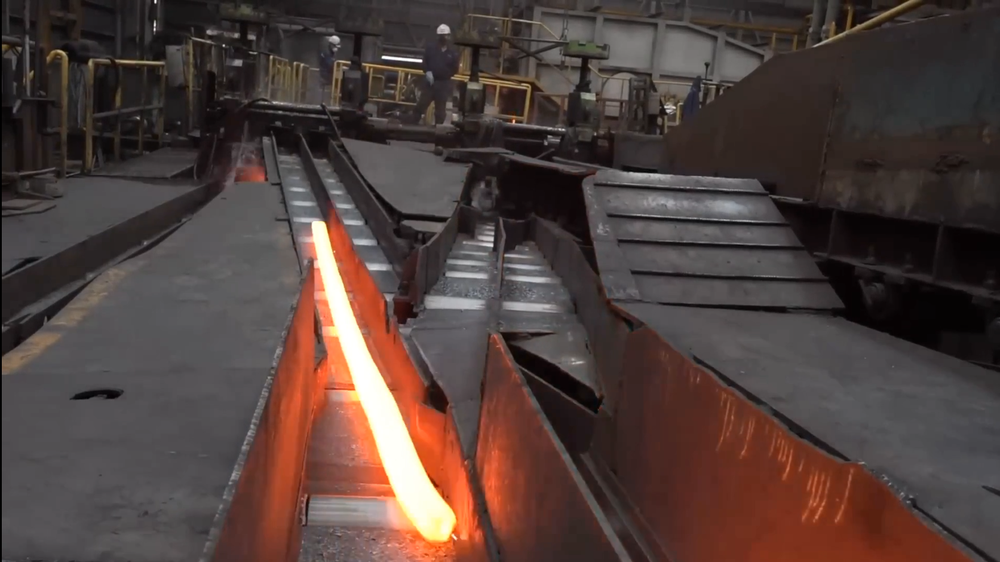
#> input picture range_detector/original_frame.png, 1000 x 562 px, shrunk from 1674 x 940 before the run
$ python range_detector.py
#> lines starting #> are read from the running program, lines starting #| are printed output that depends on the picture; after the words box and inside, x2 and y2 are one past the last pixel; in counts of white or black regions, pixels touching at a corner belong together
import cv2
import numpy as np

"""
This code provides a graphical user interface (GUI) to interactively select a range of colors in the HSV
(Hue, Saturation, Value) color space from an input image. The purpose is to help users fine-tune the range
of colors they want to detect or segment from an image.

Usage:
    - Define the path of the image to use in IMAGE_PATH
    - Run the script
"""

IMAGE_PATH = 'original_frame.png'

def nothing(x):
    pass

# Create a window
cv2.namedWindow('image')

# create trackbars for color change
cv2.createTrackbar('HMin','image',0,179,nothing) # Hue is from 0-179 for Opencv
#> slider 'HMin' is set to 35
cv2.createTrackbar('SMin','image',0,255,nothing)
#> slider 'SMin' is set to 51
cv2.createTrackbar('VMin','image',0,255,nothing)
#> slider 'VMin' is set to 51
cv2.createTrackbar('HMax','image',0,179,nothing)
#> slider 'HMax' is set to 179
cv2.createTrackbar('SMax','image',0,255,nothing)
#> slider 'SMax' is set to 255
cv2.createTrackbar('VMax','image',0,255,nothing)
#> slider 'VMax' is set to 255

# Set default value for MAX HSV trackbars.
cv2.setTrackbarPos('HMax', 'image', 179)
cv2.setTrackbarPos('SMax', 'image', 255)
cv2.setTrackbarPos('VMax', 'image', 255)

# Initialize to check if HSV min/max value changes
hMin = sMin = vMin = hMax = sMax = vMax = 0
phMin = psMin = pvMin = phMax = psMax = pvMax = 0

img = cv2.imread(IMAGE_PATH)
#> img is the input picture: shape (562, 1000, 3); mean B, G, R 59.9, 63.7, 80.1
output = img
waitTime = 33

while(1):

    # get current positions of all trackbars
    hMin = cv2.getTrackbarPos('HMin','image')
    sMin = cv2.getTrackbarPos('SMin','image')
    vMin = cv2.getTrackbarPos('VMin','image')

    hMax = cv2.getTrackbarPos('HMax','image')
    sMax = cv2.getTrackbarPos('SMax','image')
    vMax = cv2.getTrackbarPos('VMax','image')

    # Set minimum and max HSV values to display
    lower = np.array([hMin, sMin, vMin])
    upper = np.array([hMax, sMax, vMax])

    # Create HSV Image and threshold into a range.
    hsv = cv2.cvtColor(img, cv2.COLOR_BGR2HSV)
#> hsv: shape (562, 1000, 3); mean H, S, V 78.2, 59, 80.4
    mask = cv2.inRange(hsv, lower, upper)
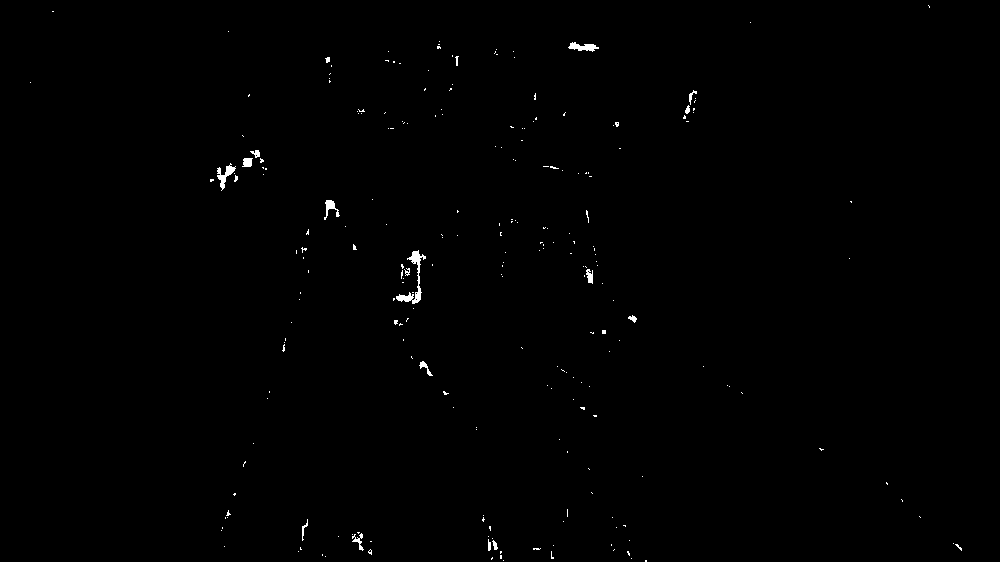
#> mask: shape (562, 1000); 0.4% white; 238 white regions (220 under 20 px), largest, box (x1, y1, x2, y2) and area: (396, 250, 426, 304) 370, (217, 163, 236, 191) 187, (568, 42, 599, 52) 167
    output = cv2.bitwise_and(img,img, mask= mask)

    # Print if there is a change in HSV value
    if( (phMin != hMin) | (psMin != sMin) | (pvMin != vMin) | (phMax != hMax) | (psMax != sMax) | (pvMax != vMax) ):
        print("(hMin = %d , sMin = %d, vMin = %d), (hMax = %d , sMax = %d, vMax = %d)" % (hMin , sMin , vMin, hMax, sMax , vMax))
        phMin = hMin
        psMin = sMin
        pvMin = vMin
        phMax = hMax
        psMax = sMax
        pvMax = vMax

    # Display output image
    cv2.imshow('image',output)

    # Wait longer to prevent freeze for videos.
    if cv2.waitKey(waitTime) & 0xFF == ord('q'):
#> (key q is pressed here)
        break

cv2.destroyAllWindows()
